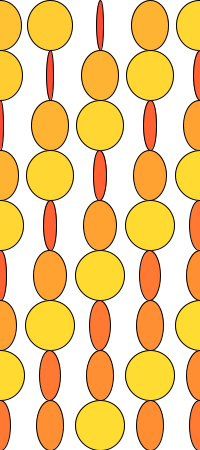
Frame 1 (no input)
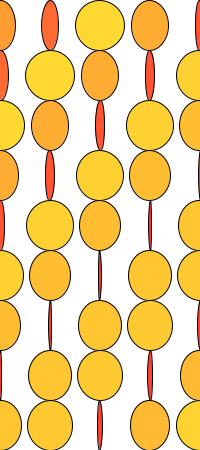
Frame 60 (the mouse pressed at the canvas centre just before this capture)
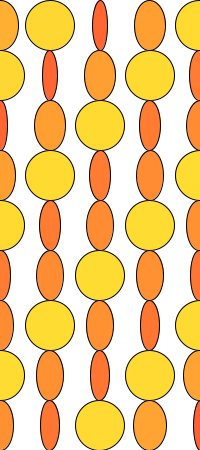
Frame 120 (the mouse held since frame 60 and released just before this capture)

The Processing sketch that drew these frames (run headless with seeded random() and noise(); from frame 60 on, the mouse is pressed at the canvas centre):

// Processing sketch: processing_64722
// ── processing_64722.pde


int r = 50;
int num_x;
int num_y;


void setup() {
  size(200, 450);
  colorMode(HSB, 360, 100, 100);
  background(360);
  smooth();

  num_x = width/r;
  num_y = height /r;
}

float theta;
float w;

void draw() {
  background(360);

  for (int j = 0;j <= num_x;j++) {
    for (int i = 1; i<=num_y ; i++) {
      w = abs(sin(theta+i+j));
      fill(r*w, 80, 100);
      ellipse(50*j, i*r-r/2, r*w, r);
    }
  }
  theta += 0.025;
  if (theta > TWO_PI) {
    theta = 0;
  }
}
